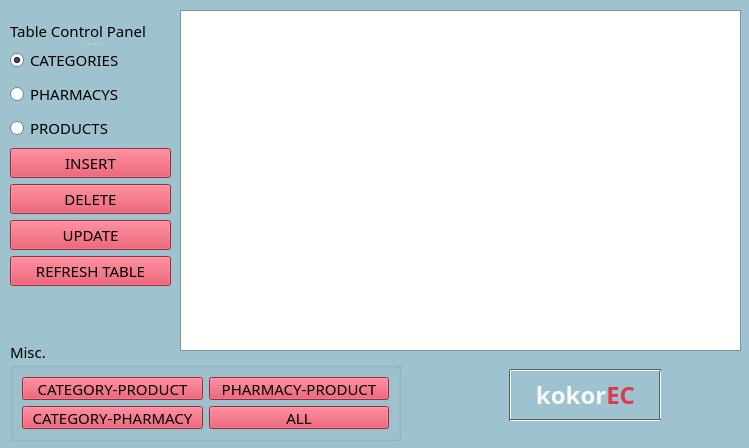
<?xml version="1.0" encoding="UTF-8"?>
<ui version="4.0">
 <class>MainWindow</class>
 <widget class="QMainWindow" name="MainWindow">
  <property name="geometry">
   <rect>
    <x>0</x>
    <y>0</y>
    <width>749</width>
    <height>448</height>
   </rect>
  </property>
  <property name="palette">
   <palette>
    <active>
     <colorrole role="WindowText">
      <brush brushstyle="SolidPattern">
       <color alpha="255">
        <red>0</red>
        <green>0</green>
        <blue>0</blue>
       </color>
      </brush>
     </colorrole>
     <colorrole role="Button">
      <brush brushstyle="SolidPattern">
       <color alpha="255">
        <red>158</red>
        <green>195</green>
        <blue>206</blue>
       </color>
      </brush>
     </colorrole>
     <colorrole role="Light">
      <brush brushstyle="SolidPattern">
       <color alpha="255">
        <red>250</red>
        <green>254</green>
        <blue>255</blue>
       </color>
      </brush>
     </colorrole>
     <colorrole role="Midlight">
      <brush brushstyle="SolidPattern">
       <color alpha="255">
        <red>204</red>
        <green>224</green>
        <blue>230</blue>
       </color>
      </brush>
     </colorrole>
     <colorrole role="Dark">
      <brush brushstyle="SolidPattern">
       <color alpha="255">
        <red>79</red>
        <green>98</green>
        <blue>103</blue>
       </color>
      </brush>
     </colorrole>
     <colorrole role="Mid">
      <brush brushstyle="SolidPattern">
       <color alpha="255">
        <red>105</red>
        <green>130</green>
        <blue>137</blue>
       </color>
      </brush>
     </colorrole>
     <colorrole role="Text">
      <brush brushstyle="SolidPattern">
       <color alpha="255">
        <red>0</red>
        <green>0</green>
        <blue>0</blue>
       </color>
      </brush>
     </colorrole>
     <colorrole role="BrightText">
      <brush brushstyle="SolidPattern">
       <color alpha="255">
        <red>255</red>
        <green>255</green>
        <blue>255</blue>
       </color>
      </brush>
     </colorrole>
     <colorrole role="ButtonText">
      <brush brushstyle="SolidPattern">
       <color alpha="255">
        <red>0</red>
        <green>0</green>
        <blue>0</blue>
       </color>
      </brush>
     </colorrole>
     <colorrole role="Base">
      <brush brushstyle="SolidPattern">
       <color alpha="255">
        <red>255</red>
        <green>255</green>
        <blue>255</blue>
       </color>
      </brush>
     </colorrole>
     <colorrole role="Window">
      <brush brushstyle="SolidPattern">
       <color alpha="255">
        <red>158</red>
        <green>195</green>
        <blue>206</blue>
       </color>
      </brush>
     </colorrole>
     <colorrole role="Shadow">
      <brush brushstyle="SolidPattern">
       <color alpha="255">
        <red>0</red>
        <green>0</green>
        <blue>0</blue>
       </color>
      </brush>
     </colorrole>
     <colorrole role="AlternateBase">
      <brush brushstyle="SolidPattern">
       <color alpha="255">
        <red>206</red>
        <green>225</green>
        <blue>230</blue>
       </color>
      </brush>
     </colorrole>
     <colorrole role="ToolTipBase">
      <brush brushstyle="SolidPattern">
       <color alpha="255">
        <red>255</red>
        <green>255</green>
        <blue>220</blue>
       </color>
      </brush>
     </colorrole>
     <colorrole role="ToolTipText">
      <brush brushstyle="SolidPattern">
       <color alpha="255">
        <red>0</red>
        <green>0</green>
        <blue>0</blue>
       </color>
      </brush>
     </colorrole>
     <colorrole role="PlaceholderText">
      <brush brushstyle="SolidPattern">
       <color alpha="128">
        <red>0</red>
        <green>0</green>
        <blue>0</blue>
       </color>
      </brush>
     </colorrole>
    </active>
    <inactive>
     <colorrole role="WindowText">
      <brush brushstyle="SolidPattern">
       <color alpha="255">
        <red>0</red>
        <green>0</green>
        <blue>0</blue>
       </color>
      </brush>
     </colorrole>
     <colorrole role="Button">
      <brush brushstyle="SolidPattern">
       <color alpha="255">
        <red>158</red>
        <green>195</green>
        <blue>206</blue>
       </color>
      </brush>
     </colorrole>
     <colorrole role="Light">
      <brush brushstyle="SolidPattern">
       <color alpha="255">
        <red>250</red>
        <green>254</green>
        <blue>255</blue>
       </color>
      </brush>
     </colorrole>
     <colorrole role="Midlight">
      <brush brushstyle="SolidPattern">
       <color alpha="255">
        <red>204</red>
        <green>224</green>
        <blue>230</blue>
       </color>
      </brush>
     </colorrole>
     <colorrole role="Dark">
      <brush brushstyle="SolidPattern">
       <color alpha="255">
        <red>79</red>
        <green>98</green>
        <blue>103</blue>
       </color>
      </brush>
     </colorrole>
     <colorrole role="Mid">
      <brush brushstyle="SolidPattern">
       <color alpha="255">
        <red>105</red>
        <green>130</green>
        <blue>137</blue>
       </color>
      </brush>
     </colorrole>
     <colorrole role="Text">
      <brush brushstyle="SolidPattern">
       <color alpha="255">
        <red>0</red>
        <green>0</green>
        <blue>0</blue>
       </color>
      </brush>
     </colorrole>
     <colorrole role="BrightText">
      <brush brushstyle="SolidPattern">
       <color alpha="255">
        <red>255</red>
        <green>255</green>
        <blue>255</blue>
       </color>
      </brush>
     </colorrole>
     <colorrole role="ButtonText">
      <brush brushstyle="SolidPattern">
       <color alpha="255">
        <red>0</red>
        <green>0</green>
        <blue>0</blue>
       </color>
      </brush>
     </colorrole>
     <colorrole role="Base">
      <brush brushstyle="SolidPattern">
       <color alpha="255">
        <red>255</red>
        <green>255</green>
        <blue>255</blue>
       </color>
      </brush>
     </colorrole>
     <colorrole role="Window">
      <brush brushstyle="SolidPattern">
       <color alpha="255">
        <red>158</red>
        <green>195</green>
        <blue>206</blue>
       </color>
      </brush>
     </colorrole>
     <colorrole role="Shadow">
      <brush brushstyle="SolidPattern">
       <color alpha="255">
        <red>0</red>
        <green>0</green>
        <blue>0</blue>
       </color>
      </brush>
     </colorrole>
     <colorrole role="AlternateBase">
      <brush brushstyle="SolidPattern">
       <color alpha="255">
        <red>206</red>
        <green>225</green>
        <blue>230</blue>
       </color>
      </brush>
     </colorrole>
     <colorrole role="ToolTipBase">
      <brush brushstyle="SolidPattern">
       <color alpha="255">
        <red>255</red>
        <green>255</green>
        <blue>220</blue>
       </color>
      </brush>
     </colorrole>
     <colorrole role="ToolTipText">
      <brush brushstyle="SolidPattern">
       <color alpha="255">
        <red>0</red>
        <green>0</green>
        <blue>0</blue>
       </color>
      </brush>
     </colorrole>
     <colorrole role="PlaceholderText">
      <brush brushstyle="SolidPattern">
       <color alpha="128">
        <red>0</red>
        <green>0</green>
        <blue>0</blue>
       </color>
      </brush>
     </colorrole>
    </inactive>
    <disabled>
     <colorrole role="WindowText">
      <brush brushstyle="SolidPattern">
       <color alpha="255">
        <red>79</red>
        <green>98</green>
        <blue>103</blue>
       </color>
      </brush>
     </colorrole>
     <colorrole role="Button">
      <brush brushstyle="SolidPattern">
       <color alpha="255">
        <red>158</red>
        <green>195</green>
        <blue>206</blue>
       </color>
      </brush>
     </colorrole>
     <colorrole role="Light">
      <brush brushstyle="SolidPattern">
       <color alpha="255">
        <red>250</red>
        <green>254</green>
        <blue>255</blue>
       </color>
      </brush>
     </colorrole>
     <colorrole role="Midlight">
      <brush brushstyle="SolidPattern">
       <color alpha="255">
        <red>204</red>
        <green>224</green>
        <blue>230</blue>
       </color>
      </brush>
     </colorrole>
     <colorrole role="Dark">
      <brush brushstyle="SolidPattern">
       <color alpha="255">
        <red>79</red>
        <green>98</green>
        <blue>103</blue>
       </color>
      </brush>
     </colorrole>
     <colorrole role="Mid">
      <brush brushstyle="SolidPattern">
       <color alpha="255">
        <red>105</red>
        <green>130</green>
        <blue>137</blue>
       </color>
      </brush>
     </colorrole>
     <colorrole role="Text">
      <brush brushstyle="SolidPattern">
       <color alpha="255">
        <red>79</red>
        <green>98</green>
        <blue>103</blue>
       </color>
      </brush>
     </colorrole>
     <colorrole role="BrightText">
      <brush brushstyle="SolidPattern">
       <color alpha="255">
        <red>255</red>
        <green>255</green>
        <blue>255</blue>
       </color>
      </brush>
     </colorrole>
     <colorrole role="ButtonText">
      <brush brushstyle="SolidPattern">
       <color alpha="255">
        <red>79</red>
        <green>98</green>
        <blue>103</blue>
       </color>
      </brush>
     </colorrole>
     <colorrole role="Base">
      <brush brushstyle="SolidPattern">
       <color alpha="255">
        <red>158</red>
        <green>195</green>
        <blue>206</blue>
       </color>
      </brush>
     </colorrole>
     <colorrole role="Window">
      <brush brushstyle="SolidPattern">
       <color alpha="255">
        <red>158</red>
        <green>195</green>
        <blue>206</blue>
       </color>
      </brush>
     </colorrole>
     <colorrole role="Shadow">
      <brush brushstyle="SolidPattern">
       <color alpha="255">
        <red>0</red>
        <green>0</green>
        <blue>0</blue>
       </color>
      </brush>
     </colorrole>
     <colorrole role="AlternateBase">
      <brush brushstyle="SolidPattern">
       <color alpha="255">
        <red>158</red>
        <green>195</green>
        <blue>206</blue>
       </color>
      </brush>
     </colorrole>
     <colorrole role="ToolTipBase">
      <brush brushstyle="SolidPattern">
       <color alpha="255">
        <red>255</red>
        <green>255</green>
        <blue>220</blue>
       </color>
      </brush>
     </colorrole>
     <colorrole role="ToolTipText">
      <brush brushstyle="SolidPattern">
       <color alpha="255">
        <red>0</red>
        <green>0</green>
        <blue>0</blue>
       </color>
      </brush>
     </colorrole>
     <colorrole role="PlaceholderText">
      <brush brushstyle="SolidPattern">
       <color alpha="128">
        <red>0</red>
        <green>0</green>
        <blue>0</blue>
       </color>
      </brush>
     </colorrole>
    </disabled>
   </palette>
  </property>
  <property name="font">
   <font>
    <family>Poppins</family>
    <pointsize>11</pointsize>
   </font>
  </property>
  <property name="cursor">
   <cursorShape>ArrowCursor</cursorShape>
  </property>
  <property name="windowTitle">
   <string>SQL Control Interface</string>
  </property>
  <property name="windowIcon">
   <iconset>
    <normaloff>../logo.jpg</normaloff>../logo.jpg</iconset>
  </property>
  <property name="toolTip">
   <string notr="true"/>
  </property>
  <property name="statusTip">
   <string notr="true"/>
  </property>
  <property name="tabShape">
   <enum>QTabWidget::Rounded</enum>
  </property>
  <widget class="QWidget" name="centralwidget">
   <widget class="QSplitter" name="splitter">
    <property name="geometry">
     <rect>
      <x>10</x>
      <y>20</y>
      <width>161</width>
      <height>271</height>
     </rect>
    </property>
    <property name="orientation">
     <enum>Qt::Vertical</enum>
    </property>
    <widget class="QLabel" name="label_2">
     <property name="text">
      <string>Table Control Panel</string>
     </property>
    </widget>
    <widget class="QWidget" name="layoutWidget">
     <layout class="QHBoxLayout" name="horizontalLayout">
      <item>
       <layout class="QVBoxLayout" name="verticalLayout_2">
        <item>
         <layout class="QVBoxLayout" name="verticalLayout_3">
          <item>
           <widget class="QRadioButton" name="radCategory">
            <property name="text">
             <string>CATEGORIES</string>
            </property>
            <property name="checked">
             <bool>true</bool>
            </property>
           </widget>
          </item>
          <item>
           <widget class="QRadioButton" name="radPharmacy">
            <property name="text">
             <string>PHARMACYS</string>
            </property>
           </widget>
          </item>
          <item>
           <widget class="QRadioButton" name="radProduct">
            <property name="text">
             <string>PRODUCTS</string>
            </property>
           </widget>
          </item>
         </layout>
        </item>
        <item>
         <widget class="QPushButton" name="btnInsertElement">
          <property name="font">
           <font>
            <family>Poppins</family>
            <pointsize>11</pointsize>
           </font>
          </property>
          <property name="styleSheet">
           <string notr="true">background-color: rgb(219, 57, 81);</string>
          </property>
          <property name="text">
           <string>INSERT</string>
          </property>
         </widget>
        </item>
        <item>
         <widget class="QPushButton" name="btnDeleteElement">
          <property name="font">
           <font>
            <family>Poppins</family>
            <pointsize>11</pointsize>
           </font>
          </property>
          <property name="styleSheet">
           <string notr="true">background-color: rgb(219, 57, 81);</string>
          </property>
          <property name="text">
           <string>DELETE</string>
          </property>
         </widget>
        </item>
        <item>
         <widget class="QPushButton" name="btnUpdateElement">
          <property name="font">
           <font>
            <family>Poppins</family>
            <pointsize>11</pointsize>
           </font>
          </property>
          <property name="styleSheet">
           <string notr="true">background-color: rgb(219, 57, 81);</string>
          </property>
          <property name="text">
           <string>UPDATE</string>
          </property>
         </widget>
        </item>
        <item>
         <widget class="QPushButton" name="btnUpdateTable">
          <property name="font">
           <font>
            <family>Poppins</family>
            <pointsize>11</pointsize>
           </font>
          </property>
          <property name="styleSheet">
           <string notr="true">background-color: rgb(248, 125, 66);background-color: rgb(219, 57, 81);</string>
          </property>
          <property name="text">
           <string>REFRESH TABLE</string>
          </property>
         </widget>
        </item>
       </layout>
      </item>
     </layout>
    </widget>
   </widget>
   <widget class="QGroupBox" name="groupBox_2">
    <property name="geometry">
     <rect>
      <x>10</x>
      <y>340</y>
      <width>391</width>
      <height>101</height>
     </rect>
    </property>
    <property name="title">
     <string>Misc.</string>
    </property>
    <layout class="QVBoxLayout" name="verticalLayout">
     <item>
      <layout class="QGridLayout" name="gridLayout">
       <item row="1" column="0">
        <widget class="QPushButton" name="btnCatPro">
         <property name="styleSheet">
          <string notr="true">background-color: rgb(248, 125, 66);background-color: rgb(219, 57, 81);</string>
         </property>
         <property name="text">
          <string>CATEGORY-PRODUCT</string>
         </property>
        </widget>
       </item>
       <item row="3" column="0">
        <widget class="QPushButton" name="btnCatPha">
         <property name="styleSheet">
          <string notr="true">background-color: rgb(248, 125, 66);background-color: rgb(219, 57, 81);</string>
         </property>
         <property name="text">
          <string>CATEGORY-PHARMACY</string>
         </property>
        </widget>
       </item>
       <item row="3" column="1">
        <widget class="QPushButton" name="btnAll">
         <property name="styleSheet">
          <string notr="true">background-color: rgb(248, 125, 66);background-color: rgb(219, 57, 81);</string>
         </property>
         <property name="text">
          <string>ALL</string>
         </property>
        </widget>
       </item>
       <item row="1" column="1">
        <widget class="QPushButton" name="btnPhaPro">
         <property name="styleSheet">
          <string notr="true">background-color: rgb(248, 125, 66);background-color: rgb(219, 57, 81);</string>
         </property>
         <property name="text">
          <string>PHARMACY-PRODUCT</string>
         </property>
        </widget>
       </item>
      </layout>
     </item>
    </layout>
   </widget>
   <widget class="QTableWidget" name="tableWidget">
    <property name="geometry">
     <rect>
      <x>180</x>
      <y>10</y>
      <width>561</width>
      <height>341</height>
     </rect>
    </property>
    <property name="frameShape">
     <enum>QFrame::StyledPanel</enum>
    </property>
    <property name="frameShadow">
     <enum>QFrame::Plain</enum>
    </property>
    <property name="lineWidth">
     <number>2</number>
    </property>
    <property name="midLineWidth">
     <number>1</number>
    </property>
   </widget>
   <widget class="QLabel" name="label">
    <property name="geometry">
     <rect>
      <x>510</x>
      <y>370</y>
      <width>151</width>
      <height>51</height>
     </rect>
    </property>
    <property name="palette">
     <palette>
      <active>
       <colorrole role="Text">
        <brush brushstyle="SolidPattern">
         <color alpha="255">
          <red>255</red>
          <green>170</green>
          <blue>0</blue>
         </color>
        </brush>
       </colorrole>
       <colorrole role="PlaceholderText">
        <brush brushstyle="NoBrush">
         <color alpha="128">
          <red>255</red>
          <green>170</green>
          <blue>0</blue>
         </color>
        </brush>
       </colorrole>
      </active>
      <inactive>
       <colorrole role="Text">
        <brush brushstyle="SolidPattern">
         <color alpha="255">
          <red>255</red>
          <green>170</green>
          <blue>0</blue>
         </color>
        </brush>
       </colorrole>
       <colorrole role="PlaceholderText">
        <brush brushstyle="NoBrush">
         <color alpha="128">
          <red>255</red>
          <green>170</green>
          <blue>0</blue>
         </color>
        </brush>
       </colorrole>
      </inactive>
      <disabled>
       <colorrole role="Text">
        <brush brushstyle="SolidPattern">
         <color alpha="255">
          <red>107</red>
          <green>104</green>
          <blue>120</blue>
         </color>
        </brush>
       </colorrole>
       <colorrole role="PlaceholderText">
        <brush brushstyle="NoBrush">
         <color alpha="128">
          <red>255</red>
          <green>170</green>
          <blue>0</blue>
         </color>
        </brush>
       </colorrole>
      </disabled>
     </palette>
    </property>
    <property name="font">
     <font>
      <family>Gill Sans Nova Ultra Bold</family>
      <pointsize>18</pointsize>
      <weight>75</weight>
      <bold>true</bold>
     </font>
    </property>
    <property name="styleSheet">
     <string notr="true">border-color: rgb(0, 0, 0);</string>
    </property>
    <property name="frameShape">
     <enum>QFrame::NoFrame</enum>
    </property>
    <property name="frameShadow">
     <enum>QFrame::Plain</enum>
    </property>
    <property name="lineWidth">
     <number>3</number>
    </property>
    <property name="text">
     <string>&lt;html&gt;&lt;head/&gt;&lt;body&gt;&lt;p&gt;&lt;span style=&quot; color:#f8f8f8;&quot;&gt;kokor&lt;/span&gt;&lt;span style=&quot; color:#db3951;&quot;&gt;EC&lt;/span&gt;&lt;/p&gt;&lt;/body&gt;&lt;/html&gt;</string>
    </property>
    <property name="textFormat">
     <enum>Qt::RichText</enum>
    </property>
    <property name="alignment">
     <set>Qt::AlignCenter</set>
    </property>
    <property name="margin">
     <number>0</number>
    </property>
    <property name="indent">
     <number>-1</number>
    </property>
    <property name="textInteractionFlags">
     <set>Qt::NoTextInteraction</set>
    </property>
   </widget>
   <widget class="Line" name="line_3">
    <property name="geometry">
     <rect>
      <x>500</x>
      <y>370</y>
      <width>21</width>
      <height>51</height>
     </rect>
    </property>
    <property name="orientation">
     <enum>Qt::Vertical</enum>
    </property>
   </widget>
   <widget class="Line" name="line_4">
    <property name="geometry">
     <rect>
      <x>650</x>
      <y>370</y>
      <width>21</width>
      <height>51</height>
     </rect>
    </property>
    <property name="orientation">
     <enum>Qt::Vertical</enum>
    </property>
   </widget>
   <widget class="Line" name="line_2">
    <property name="geometry">
     <rect>
      <x>510</x>
      <y>410</y>
      <width>151</width>
      <height>20</height>
     </rect>
    </property>
    <property name="orientation">
     <enum>Qt::Horizontal</enum>
    </property>
   </widget>
   <widget class="Line" name="line">
    <property name="geometry">
     <rect>
      <x>510</x>
      <y>360</y>
      <width>151</width>
      <height>20</height>
     </rect>
    </property>
    <property name="orientation">
     <enum>Qt::Horizontal</enum>
    </property>
   </widget>
  </widget>
 </widget>
 <resources/>
 <connections/>
</ui>
